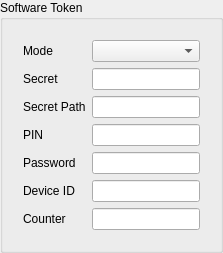
        <widget class="QGroupBox" name="token_box">
         <property name="toolTip">
          <string>&lt;html&gt;&lt;head/&gt;&lt;body&gt;&lt;p&gt;This is the token the core generates itself. To use a Poros OTP profile, bind it on the main editor instead.&lt;/p&gt;&lt;/body&gt;&lt;/html&gt;</string>
         </property>
         <property name="title">
          <string>Software Token</string>
         </property>
         <layout class="QVBoxLayout" name="token_box_layout">
          <item>
           <widget class="QWidget" name="token_box_form_w" native="true">
            <layout class="QFormLayout" name="token_box_form">
             <item row="0" column="0">
              <widget class="QLabel" name="token_mode_l">
               <property name="toolTip">
                <string>&lt;html&gt;&lt;head/&gt;&lt;body&gt;&lt;p&gt;totp and hotp are one-time password modes, stoken is an RSA SecurID software token and oidc is an access token used for HTTP Bearer authentication.&lt;/p&gt;&lt;/body&gt;&lt;/html&gt;</string>
               </property>
               <property name="text">
                <string>Mode</string>
               </property>
               <property name="buddy">
                <cstring>token_mode</cstring>
               </property>
              </widget>
             </item>
             <item row="0" column="1">
              <widget class="NoWheelComboBox" name="token_mode"/>
             </item>
             <item row="1" column="0">
              <widget class="QLabel" name="token_secret_l">
               <property name="toolTip">
                <string>&lt;html&gt;&lt;head/&gt;&lt;body&gt;&lt;p&gt;A Base32 secret, a base32: prefixed secret or an otpauth:// URI for totp and hotp; the encoded CTF content for stoken; the access token for oidc. Conflicts with the secret path.&lt;/p&gt;&lt;/body&gt;&lt;/html&gt;</string>
               </property>
               <property name="text">
                <string>Secret</string>
               </property>
               <property name="buddy">
                <cstring>token_secret</cstring>
               </property>
              </widget>
             </item>
             <item row="1" column="1">
              <widget class="QLineEdit" name="token_secret"/>
             </item>
             <item row="2" column="0">
              <widget class="QLabel" name="token_secret_path_l">
               <property name="toolTip">
                <string>&lt;html&gt;&lt;head/&gt;&lt;body&gt;&lt;p&gt;Path to the token secret or access token. Conflicts with the inline secret.&lt;/p&gt;&lt;/body&gt;&lt;/html&gt;</string>
               </property>
               <property name="text">
                <string>Secret Path</string>
               </property>
               <property name="buddy">
                <cstring>token_secret_path</cstring>
               </property>
              </widget>
             </item>
             <item row="2" column="1">
              <widget class="QLineEdit" name="token_secret_path"/>
             </item>
             <item row="3" column="0">
              <widget class="QLabel" name="token_pin_l">
               <property name="toolTip">
                <string>&lt;html&gt;&lt;head/&gt;&lt;body&gt;&lt;p&gt;RSA SecurID PIN for stoken mode.&lt;/p&gt;&lt;/body&gt;&lt;/html&gt;</string>
               </property>
               <property name="text">
                <string>PIN</string>
               </property>
               <property name="buddy">
                <cstring>token_pin</cstring>
               </property>
              </widget>
             </item>
             <item row="3" column="1">
              <widget class="QLineEdit" name="token_pin"/>
             </item>
             <item row="4" column="0">
              <widget class="QLabel" name="token_password_l">
               <property name="toolTip">
                <string>&lt;html&gt;&lt;head/&gt;&lt;body&gt;&lt;p&gt;Password for decrypting a password-protected RSA SecurID token.&lt;/p&gt;&lt;/body&gt;&lt;/html&gt;</string>
               </property>
               <property name="text">
                <string>Password</string>
               </property>
               <property name="buddy">
                <cstring>token_password</cstring>
               </property>
              </widget>
             </item>
             <item row="4" column="1">
              <widget class="QLineEdit" name="token_password"/>
             </item>
             <item row="5" column="0">
              <widget class="QLabel" name="token_device_id_l">
               <property name="toolTip">
                <string>&lt;html&gt;&lt;head/&gt;&lt;body&gt;&lt;p&gt;Device ID for decrypting a device-bound RSA SecurID token.&lt;/p&gt;&lt;/body&gt;&lt;/html&gt;</string>
               </property>
               <property name="text">
                <string>Device ID</string>
               </property>
               <property name="buddy">
                <cstring>token_device_id</cstring>
               </property>
              </widget>
             </item>
             <item row="5" column="1">
              <widget class="QLineEdit" name="token_device_id"/>
             </item>
             <item row="6" column="0">
              <widget class="QLabel" name="token_counter_l">
               <property name="toolTip">
                <string>&lt;html&gt;&lt;head/&gt;&lt;body&gt;&lt;p&gt;Initial counter for hotp mode. Empty uses the counter from an otpauth:// URI, otherwise zero.&lt;/p&gt;&lt;/body&gt;&lt;/html&gt;</string>
               </property>
               <property name="text">
                <string>Counter</string>
               </property>
               <property name="buddy">
                <cstring>token_counter</cstring>
               </property>
              </widget>
             </item>
             <item row="6" column="1">
              <widget class="QLineEdit" name="token_counter"/>
             </item>
            </layout>
           </widget>
          </item>
         </layout>
        </widget>
